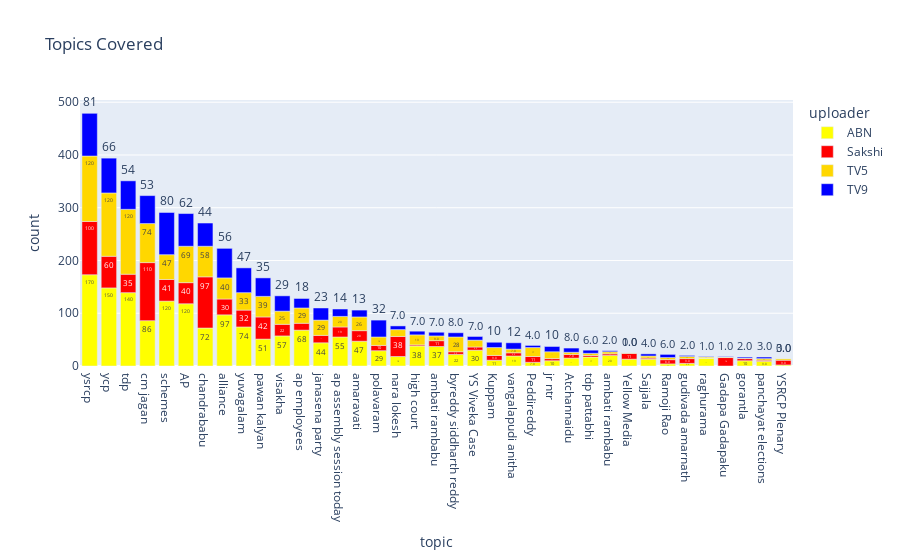

This figure's notebook cell:
### Code cell
import pandas as pd
import numpy as np

df_face = pd.read_csv('plots_data/candidates_data/Abbaya Chowdary Kothari.csv')
df_face = df_face[df_face.upload_date > '2022-06-01']
df_face['negativity'] = (df_face['sentiment'] > 0)*1
tags = list(df_face.columns[11:-1])
df_tags_candidate = df_face[['name','uploader']+tags].groupby(['name','uploader']).sum().reset_index()
df_tags_candidate_T = df_tags_candidate.T
df_tags_candidate_T = df_tags_candidate_T[1:]
df_tags_candidate_T.columns = df_tags_candidate_T.iloc[0]
df_tags_candidate_T = df_tags_candidate_T[1:]

df_tags_candidate_T['Total'] = df_tags_candidate_T.values.sum(axis=1)
df_tags_candidate_T = df_tags_candidate_T.sort_values('Total',ascending= False)
del df_tags_candidate_T['Total']

df_topics_list = []
for cols in ['ABN','Sakshi','TV5','TV9']:
    df = df_tags_candidate_T[[cols]]
    df.columns = ['count']
    df['uploader'] = cols
    df_topics_list.append(df)
df_topics = pd.concat(df_topics_list)
df_topics = df_topics.reset_index()
df_topics.columns = ['topic','count','uploader']



fig = px.bar(df_topics, y='count', x='topic', text_auto='.2s',
            title="Topics Covered", color='uploader',color_discrete_map= {'ABN': 'yellow','TV5': 'gold', 'Sakshi':'red' , 'TV9':'blue'})
fig.update_traces(textfont_size=12, textangle=0, textposition="outside", cliponaxis=False)
fig.show()

### Figure 1 — Plotly figure (JSON) as saved in the notebook; plotly's stock layout.template omitted (floating-point values rounded to 4 significant figures)
{"data": [{"alignmentgroup": "True", "cliponaxis": false, "hovertemplate": "uploader=ABN<br>topic=%{x}<br>count=%{y}<extra></extra>", "legendgroup": "ABN", "marker": {"color": "yellow", "pattern": {"shape": ""}}, "name": "ABN", "offsetgroup": "ABN", "orientation": "v", "showlegend": true, "textangle": 0, "textfont": {"size": 12}, "textposition": "outside", "texttemplate": "%{y:.2s}", "type": "bar", "x": ["ysrcp", "ycp", "tdp", "cm jagan", "schemes", "AP ", "chandrababu", "alliance", "yuvagalam", "pawan kalyan", "visakha", "ap employees", "janasena party", "ap assembly session today", "amaravati", "polavaram", "nara lokesh", "high court", "ambati rambabu", "byreddy siddharth reddy", "YS Viveka Case", "Kuppam", "vangalapudi anitha", "Peddireddy ", "jr ntr", "Atchannaidu", "tdp pattabhi", "ambati rambabu ", "Yellow Media", "Sajjala ", "Ramoji Rao", "gudivada amarnath", "raghurama ", "Gadapa Gadapaku ", "gorantla ", "panchayat elections", "YSRCP Plenary"], "xaxis": "x", "y": [173, 148, 139, 86, 123, 118, 72, 97, 74, 51, 57, 68, 44, 55, 47, 29, 18, 38, 37, 22, 30, 11, 19, 7, 10, 15, 17, 20, 13, 13, 4, 5, 15, 0, 10, 9, 2], "yaxis": "y"}, {"alignmentgroup": "True", "cliponaxis": false, "hovertemplate": "uploader=Sakshi<br>topic=%{x}<br>count=%{y}<extra></extra>", "legendgroup": "Sakshi", "marker": {"color": "red", "pattern": {"shape": ""}}, "name": "Sakshi", "offsetgroup": "Sakshi", "orientation": "v", "showlegend": true, "textangle": 0, "textfont": {"size": 12}, "textposition": "outside", "texttemplate": "%{y:.2s}", "type": "bar", "x": ["ysrcp", "ycp", "tdp", "cm jagan", "schemes", "AP ", "chandrababu", "alliance", "yuvagalam", "pawan kalyan", "visakha", "ap employees", "janasena party", "ap assembly session today", "amaravati", "polavaram", "nara lokesh", "high court", "ambati rambabu", "byreddy siddharth reddy", "YS Viveka Case", "Kuppam", "vangalapudi anitha", "Peddireddy ", "jr ntr", "Atchannaidu", "tdp pattabhi", "ambati rambabu ", "Yellow Media", "Sajjala ", "Ramoji Rao", "gudivada amarnath", "raghurama ", "Gadapa Gadapaku ", "gorantla ", "panchayat elections", "YSRCP Plenary"], "xaxis": "x", "y": [101, 60, 35, 110, 41, 40, 97, 30, 32, 42, 22, 13, 14, 19, 20, 10, 38, 2, 11, 5, 6, 9, 6, 11, 4, 7, 3, 3, 11, 2, 8, 9, 0, 16, 4, 2, 9], "yaxis": "y"}, {"alignmentgroup": "True", "cliponaxis": false, "hovertemplate": "uploader=TV5<br>topic=%{x}<br>count=%{y}<extra></extra>", "legendgroup": "TV5", "marker": {"color": "gold", "pattern": {"shape": ""}}, "name": "TV5", "offsetgroup": "TV5", "orientation": "v", "showlegend": true, "textangle": 0, "textfont": {"size": 12}, "textposition": "outside", "texttemplate": "%{y:.2s}", "type": "bar", "x": ["ysrcp", "ycp", "tdp", "cm jagan", "schemes", "AP ", "chandrababu", "alliance", "yuvagalam", "pawan kalyan", "visakha", "ap employees", "janasena party", "ap assembly session today", "amaravati", "polavaram", "nara lokesh", "high court", "ambati rambabu", "byreddy siddharth reddy", "YS Viveka Case", "Kuppam", "vangalapudi anitha", "Peddireddy ", "jr ntr", "Atchannaidu", "tdp pattabhi", "ambati rambabu ", "Yellow Media", "Sajjala ", "Ramoji Rao", "gudivada amarnath", "raghurama ", "Gadapa Gadapaku ", "gorantla ", "panchayat elections", "YSRCP Plenary"], "xaxis": "x", "y": [124, 120, 123, 74, 47, 69, 58, 40, 33, 39, 25, 29, 29, 20, 26, 16, 13, 19, 9, 28, 13, 15, 7, 17, 13, 4, 4, 4, 1, 4, 4, 4, 2, 1, 1, 3, 3], "yaxis": "y"}, {"alignmentgroup": "True", "cliponaxis": false, "hovertemplate": "uploader=TV9<br>topic=%{x}<br>count=%{y}<extra></extra>", "legendgroup": "TV9", "marker": {"color": "blue", "pattern": {"shape": ""}}, "name": "TV9", "offsetgroup": "TV9", "orientation": "v", "showlegend": true, "textangle": 0, "textfont": {"size": 12}, "textposition": "outside", "texttemplate": "%{y:.2s}", "type": "bar", "x": ["ysrcp", "ycp", "tdp", "cm jagan", "schemes", "AP ", "chandrababu", "alliance", "yuvagalam", "pawan kalyan", "visakha", "ap employees", "janasena party", "ap assembly session today", "amaravati", "polavaram", "nara lokesh", "high court", "ambati rambabu", "byreddy siddharth reddy", "YS Viveka Case", "Kuppam", "vangalapudi anitha", "Peddireddy ", "jr ntr", "Atchannaidu", "tdp pattabhi", "ambati rambabu ", "Yellow Media", "Sajjala ", "Ramoji Rao", "gudivada amarnath", "raghurama ", "Gadapa Gadapaku ", "gorantla ", "panchayat elections", "YSRCP Plenary"], "xaxis": "x", "y": [81, 66, 54, 53, 80, 62, 44, 56, 47, 35, 29, 18, 23, 14, 13, 32, 7, 7, 7, 8, 7, 10, 12, 4, 10, 8, 6, 2, 0, 4, 6, 2, 1, 1, 2, 3, 0], "yaxis": "y"}], "layout": {"barmode": "relative", "legend": {"title": {"text": "uploader"}, "tracegroupgap": 0}, "title": {"text": "Topics Covered"}, "xaxis": {"anchor": "y", "domain": [0, 1], "title": {"text": "topic"}}, "yaxis": {"anchor": "x", "domain": [0, 1], "title": {"text": "count"}}}}
